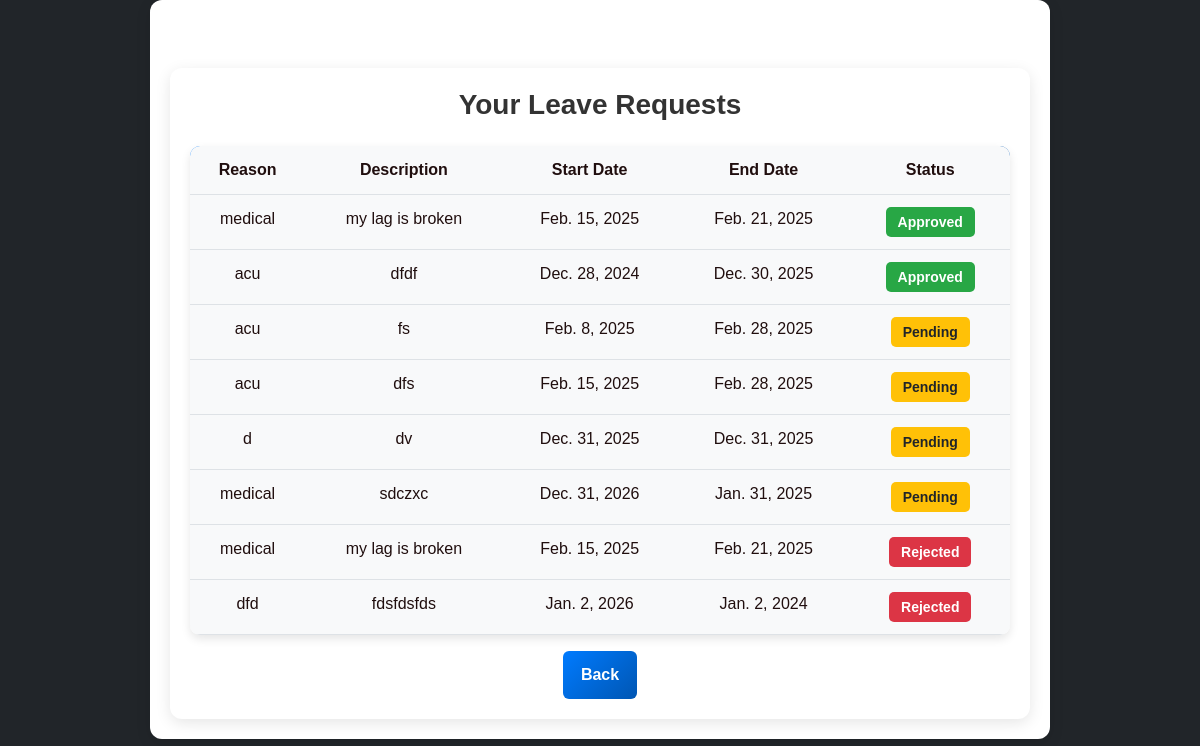
Page /student_app/view_leave/ (signed in) on the earlier database version.
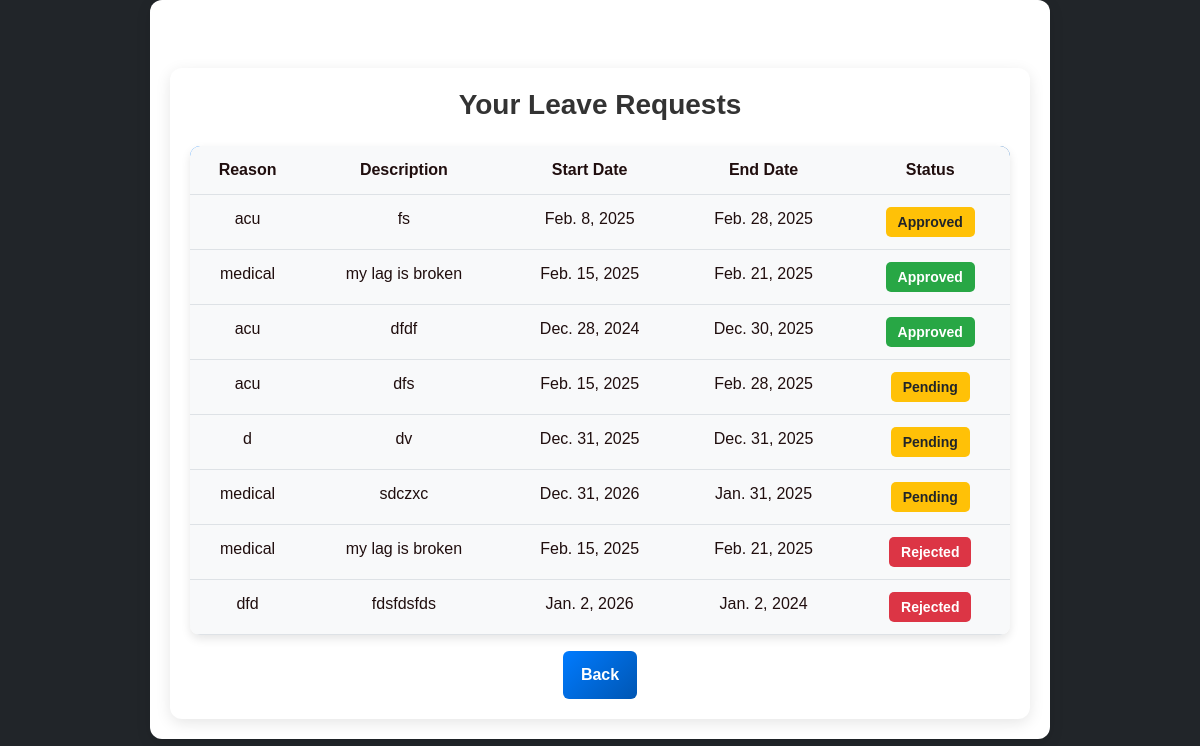
Same page on the later database version.
### admin_app/models.py (models this page shows, shortened)
class Leave(models.Model):
    LEAVE_TYPE_CHOICES = [
        ("panding", "Panding"),
        ("approved", "Approved"),
        ("rejected", "Rejected"),
    ]
    user = models.ForeignKey(CustomUser, on_delete=models.CASCADE, related_name="leave")
    reason = models.CharField(max_length=50)
    discription = models.TextField()
    start_date = models.DateField()
    end_date = models.DateField()
    status = models.CharField(max_length=10, choices=LEAVE_TYPE_CHOICES, default="pending")

### student_app/views.py (the view)
# urls.py: path("view_leave/", views.view_leave, name="view_leave"),
@student_required
def view_leave(request):
    leaves = Leave.objects.filter(user=request.user).order_by("status")
    return render(request, "view_leave.html", {"leaves": leaves})

### student_app/views.py (called while the page is built)
def student_required(view_func):
    @wraps(view_func)
    def wrapper(request, *args, **kwargs):
        if not request.user.is_authenticated:
            return redirect("registration:login")  # Redirect unauthenticated users to login page
        if request.user.role == "student":
            return view_func(request, *args, **kwargs)
        logout(request)  # Log out unauthorized users
        return redirect("registration:login")  # Redirect unauthorized users
    return wrapper

### templates/view_leave.html (shortened to what this page needs)
{% extends "layout.html" %}
{% block container %}
<div class="container mt-5">
    <h3 class="text-center mb-4">Your Leave Requests</h3>
    {% if leaves %}
        <table class="table table-light table-hover">
            <thead class="thead-dark text-black">
                <tr>
                    <th>Reason</th>
                    <th>Description</th>
                    <th>Start Date</th>
                    <th>End Date</th>
                    <th>Status</th>
                </tr>
            </thead>
            <tbody>
                {% for leave in leaves %}
                    <tr>
                        <td>{{ leave.reason }}</td>
                        <td>{{ leave.discription }}</td>
                        <td>{{ leave.start_date }}</td>
                        <td>{{ leave.end_date }}</td>
                        <td>
                            <span class="badge
                                {% if leave.status == 'approved' %} bg-success
                                {% elif leave.status == 'rejected' %} bg-danger
                                {% else %} bg-warning text-dark {% endif %}">
                                {{ leave.status|title }}
                            </span>
                        </td>
                    </tr>
                {% endfor %}
            </tbody>
        </table>
    {% else %}
        <div class="alert alert-info text-center">No leave requests found.</div>
    {% endif %}
    <div class="d-flex justify-content-center">
        {% if leaves and leaves.0.user.role == "faculty" %}
            <a href="{% url 'faculty_app:faculty_dashboard' %}" class="btn btn-primary">Back</a>
        {% elif leaves %}
            <a href="{% url 'student_app:student_dashboard' %}" class="btn btn-primary">Back</a>
        {% endif %}
    </div>
</div>
{% endblock %}

Differences in the rows shown:
changed Leave "fs": status "Pending" → "Approved"; moves up the list
